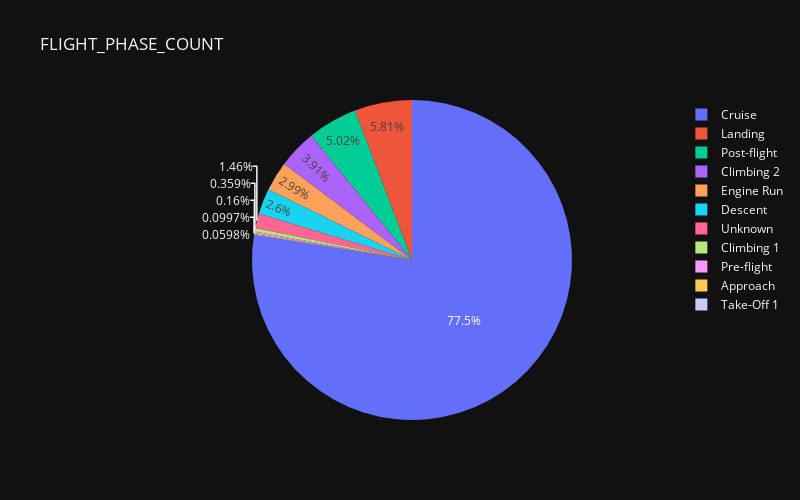

The notebook cell this image was saved under:
### Code cell
fig = go.Figure()

fig.add_trace(go.Pie(labels=phaselabels, values=singleflightdata['FLIGHT_PHASE_COUNT']))
fig.update_layout(title='FLIGHT_PHASE_COUNT', width=800, height=500, template='plotly_dark')

### Figure 1 — Plotly figure (JSON) as saved in the notebook; plotly's stock layout.template omitted (floating-point values rounded to 4 significant figures; data arrays with more than 128 entries replaced by an {"elided": "..."} marker saying what was removed)
{"data": [{"labels": {"elided": "1348 str values"}, "type": "pie", "values": {"elided": "1348 float values"}}], "layout": {"height": 500, "title": {"text": "FLIGHT_PHASE_COUNT"}, "width": 800}}
